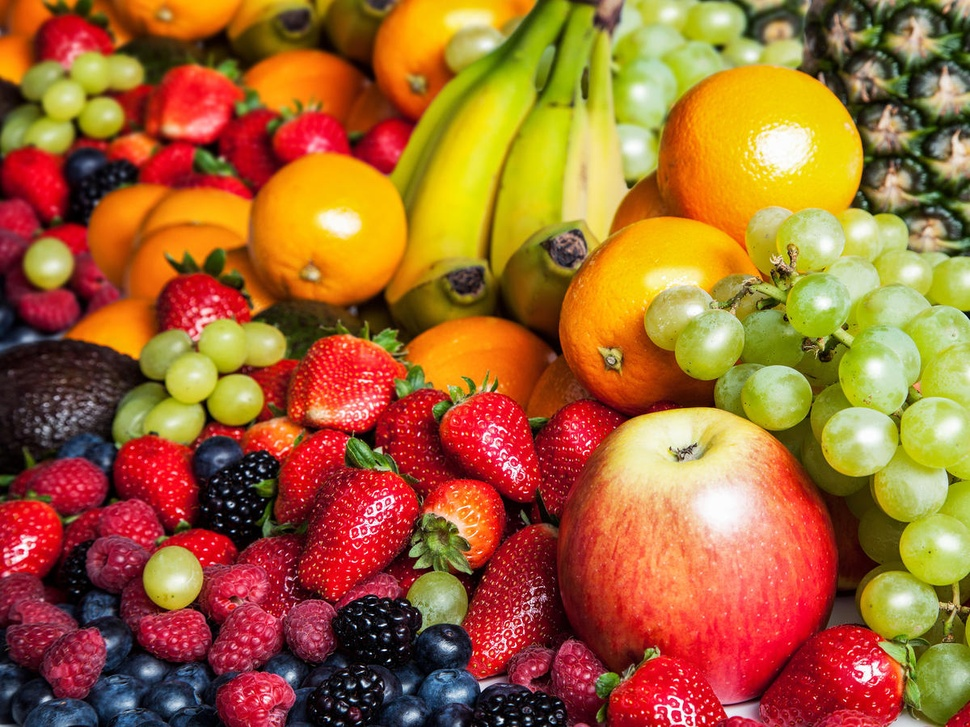
#> input picture Assignment_5/img/fruit.jpg, 970 x 727 px, shrunk from 1200 x 900 before the run
$ jupyter execute Assignment_5_1.ipynb
#> lines starting #> are read from the running program, lines starting #| are printed output that depends on the picture
[cell 1]
import cv2 as cv
import numpy as np
import matplotlib.pyplot as plt
import os
import math

# Utility Function

[cell 2]
def convertRGB2HSI(img):

    # Convert RGB to HSI
    width, height, channel = img.shape

    # Create a new image
    new_img = np.zeros((width, height, channel), dtype=np.float64)

    for i in range(width):
        for j in range(height):
            # Get RGB value
            red, green, blue = img[i, j, 2], img[i, j, 1], img[i, j, 0]
            red, green, blue = red / 255.0, green / 255.0, blue / 255.0

            # Convert RGB to HSI
            intensity = max([red, green, blue])
            delta = intensity - min([red, green, blue])

            if intensity == 0:
                saturation = 0
                hue = 0
            elif delta == 0:
                saturation = 0
                hue = 0
            else:
                saturation = delta / intensity

                hue = 0
                if red == intensity:
                    hue = (green - blue) / (delta * 6)
                elif green == intensity:
                    hue = (2.0 + ((blue - red) / delta)) / 6.0
                elif blue == intensity:
                    hue = (4.0 + ((red - green) / delta)) / 6.0

            hue = (hue + 1) % 1
            new_img[i, j] = [hue, saturation, intensity]

    return new_img

[cell 3]
def convertHSI2RGB(img):

    # Convert HSI to RGB
    width, height, channel = img.shape

    # Create a new image
    new_img = np.zeros((width, height, channel), dtype=np.uint8)

    for i in range(width):
        for j in range(height):
            # Get HSI value
            hue, saturation, intensity = img[i, j]

            r, g, b = 0.0, 0.0, 0.0

            H_prime = math.floor(hue * 6)
            F = (hue * 6) - H_prime
            P = intensity * (1 - saturation)
            Q = intensity * (1 - (F * saturation))
            T = intensity * (1 - ((1 - F) * saturation))

            if H_prime == 0:
                r = intensity
                g = T
                b = P
            elif H_prime == 1:
                r = Q
                g = intensity
                b = P
            elif H_prime == 2:
                r = P
                g = intensity
                b = T
            elif H_prime == 3:
                r = P
                g = Q
                b = intensity
            elif H_prime == 4:
                r = T
                g = P
                b = intensity
            elif H_prime == 5:
                r = intensity
                g = P
                b = Q

            new_img[i, j] = [r * 255, g * 255, b * 255]

    return new_img

# Complementary Function

[cell 4]
# Write A function to create complementary color image
def complementary_color_RGB(img):
    # Split the image into three channels
    b, g, r = cv.split(img)

    b = cv.bitwise_not(b)
    g = cv.bitwise_not(g)
    r = cv.bitwise_not(r)

    # Merge the three channels
    img = cv.merge([b, g, r])

    return img

[cell 5]
def complementary_color_HSI(img):
    complementary_img = img.copy()

    h, s, i = complementary_img[:, :, 0], complementary_img[:, :, 1], complementary_img[:, :, 2]
    h = (h + 0.5) % 1.0

    return complementary_img

# Processing

[cell 6]
# Remove the output folder if it exists
if os.path.exists("output/"):
    os.system("rm -rf output/")

os.mkdir("output/")
os.mkdir("output/5_1")

# Read image
fruit_path = "img/fruit.jpg"
fruit = cv.imread(fruit_path, cv.IMREAD_COLOR)
#> fruit is the input picture: shape (727, 970, 3); mean B, G, R 49, 101.4, 162.6
fruit_rgb = cv.cvtColor(fruit, cv.COLOR_BGR2RGB)
fruit_hsi = convertRGB2HSI(fruit_rgb)
#> after the loop in convertRGB2HSI, `for i in range(width):`:
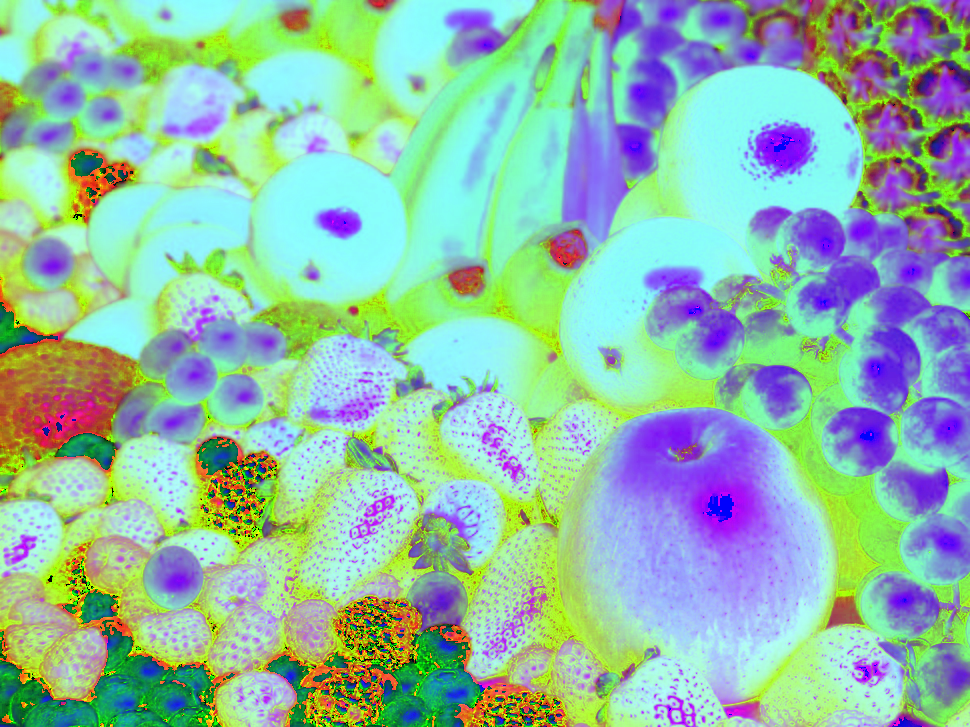
#> new_img: shape (727, 970, 3) float64; mean R, G, B 0.564, 0.738, 0.655

fruit_complementary_HSI = convertHSI2RGB(complementary_color_HSI(fruit_hsi))
#> in complementary_color_HSI, `h = (h + 0.5) % 1.0`:
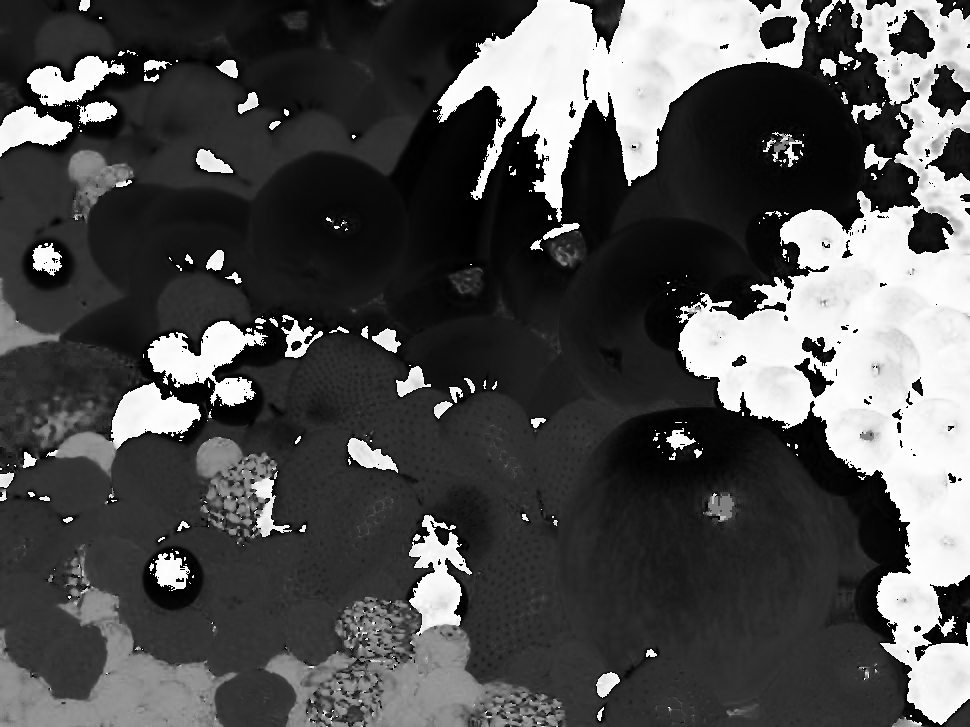
#> h: shape (727, 970) float64; min 0, max 0.999, mean 0.311
#> in convertHSI2RGB, `width, height, channel = img.shape`: width = 727; height = 970; channel = 3
#> after the loop in convertHSI2RGB, `for i in range(width):`:
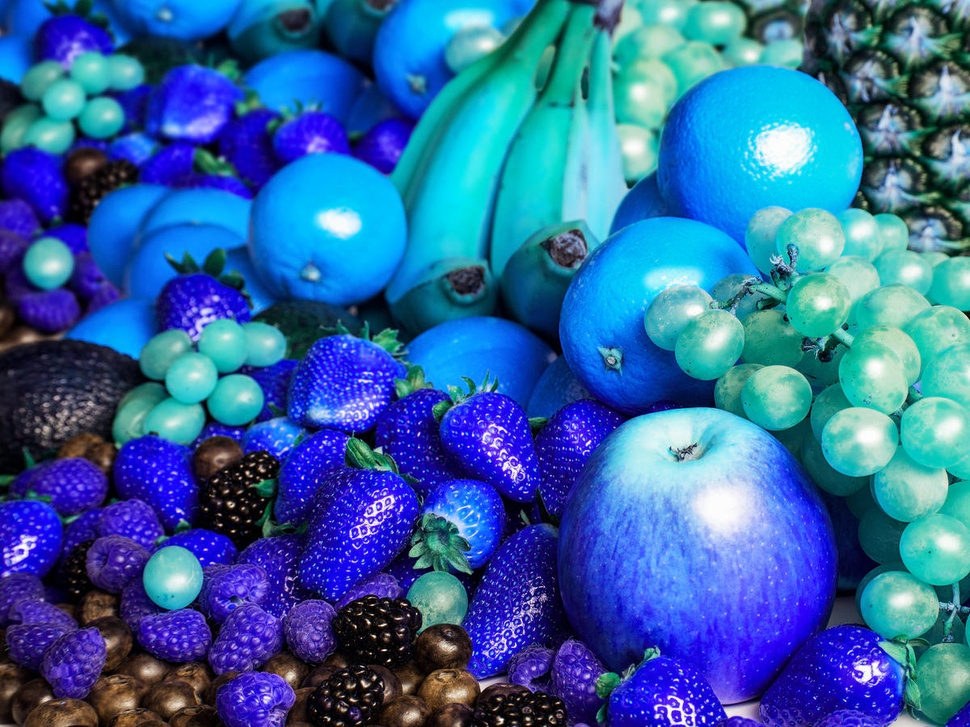
#> new_img: shape (727, 970, 3); mean R, G, B 48.6, 101.1, 162.5
fruit_complementary_RGB = complementary_color_RGB(fruit_rgb)
#> in complementary_color_RGB, `g = cv.bitwise_not(g)`:
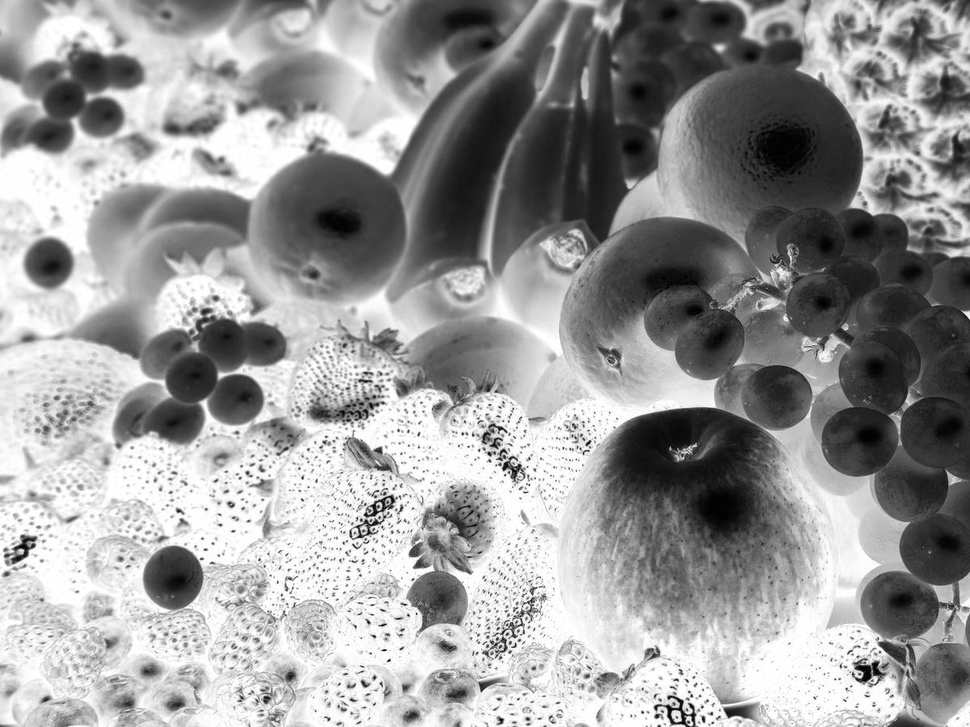
#> g: shape (727, 970); min 0, max 255, mean 153.6
#> in complementary_color_RGB, `r = cv.bitwise_not(r)`:
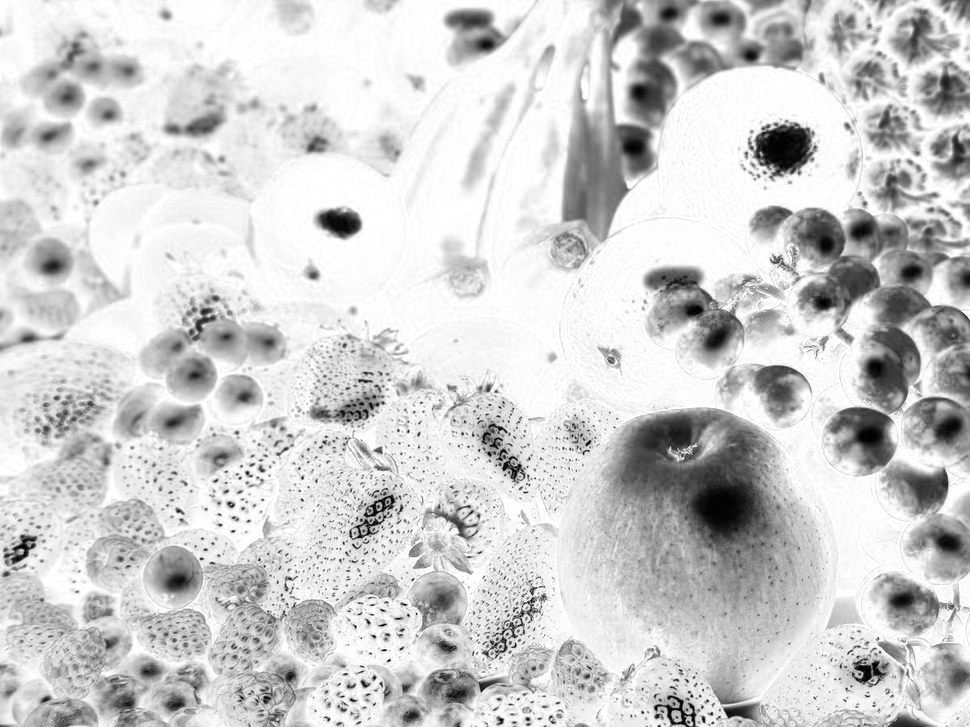
#> r: shape (727, 970); min 0, max 255, mean 206
#> in complementary_color_RGB, `img = cv.merge([b, g, r])`:
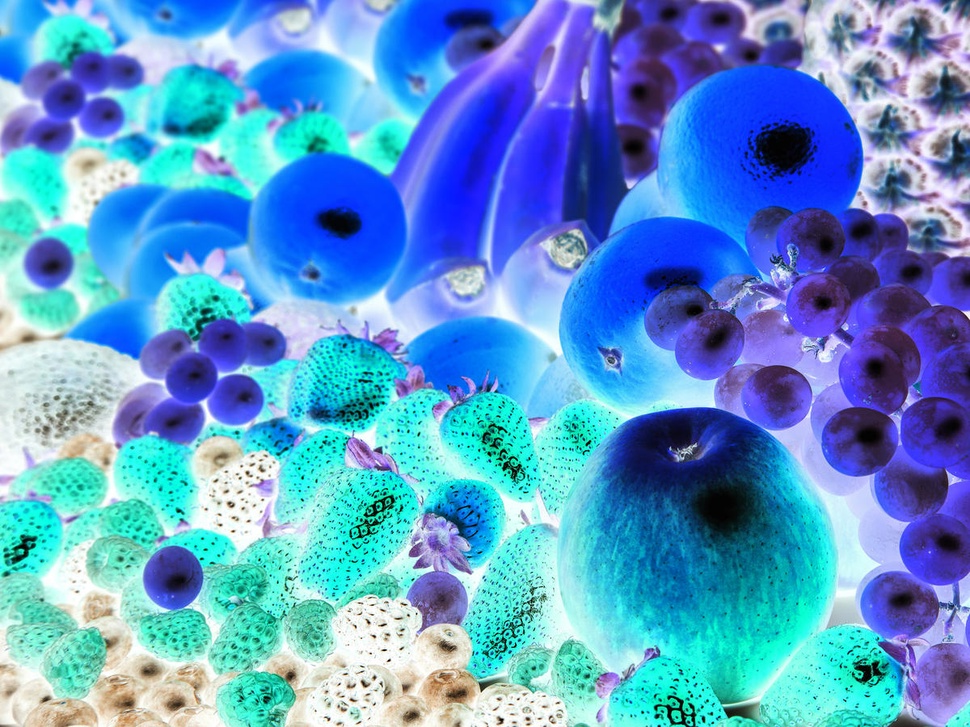
#> img: shape (727, 970, 3); mean R, G, B 92.4, 153.6, 206

cv.imwrite("output/5_1/5_1_complementary_RGB.jpg", cv.cvtColor(fruit_complementary_RGB, cv.COLOR_RGB2BGR))
cv.imwrite("output/5_1/5_1_complementary_HSI.jpg", cv.cvtColor(fruit_complementary_HSI, cv.COLOR_RGB2BGR))

fig, ax = plt.subplots(1, 3, figsize=(20, 10))
ax[0].imshow(cv.cvtColor(fruit, cv.COLOR_BGR2RGB))
ax[0].set_title("Original image")

ax[1].imshow(fruit_complementary_RGB)
ax[1].set_title("Complement RGB image")

ax[2].imshow(fruit_complementary_HSI)
ax[2].set_title("Complement HSI image")

plt.savefig("output/5_1/5_1.png")
plt.show()

$ run again, with Assignment_5/img/oranges.jpg copied over Assignment_5/img/fruit.jpg
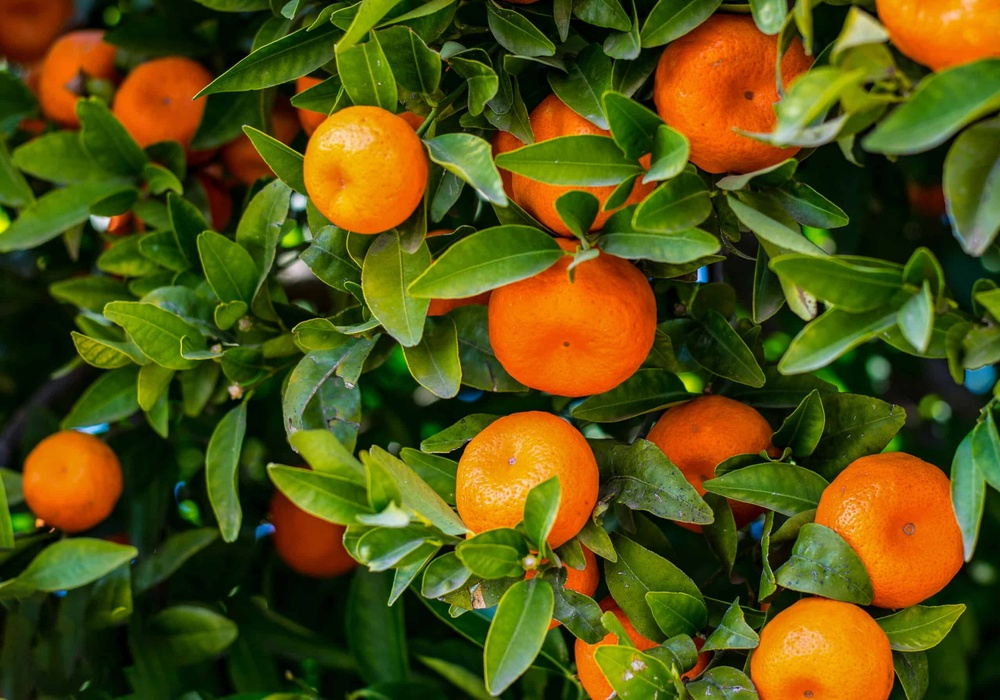
#> input picture Assignment_5/img/oranges.jpg, 1000 x 700 px, shrunk from 2560 x 1793 before the run
#> fruit is the input picture: shape (700, 1000, 3); mean B, G, R 17.2, 81.1, 85.8
#> in complementary_color_HSI, `h = (h + 0.5) % 1.0`:
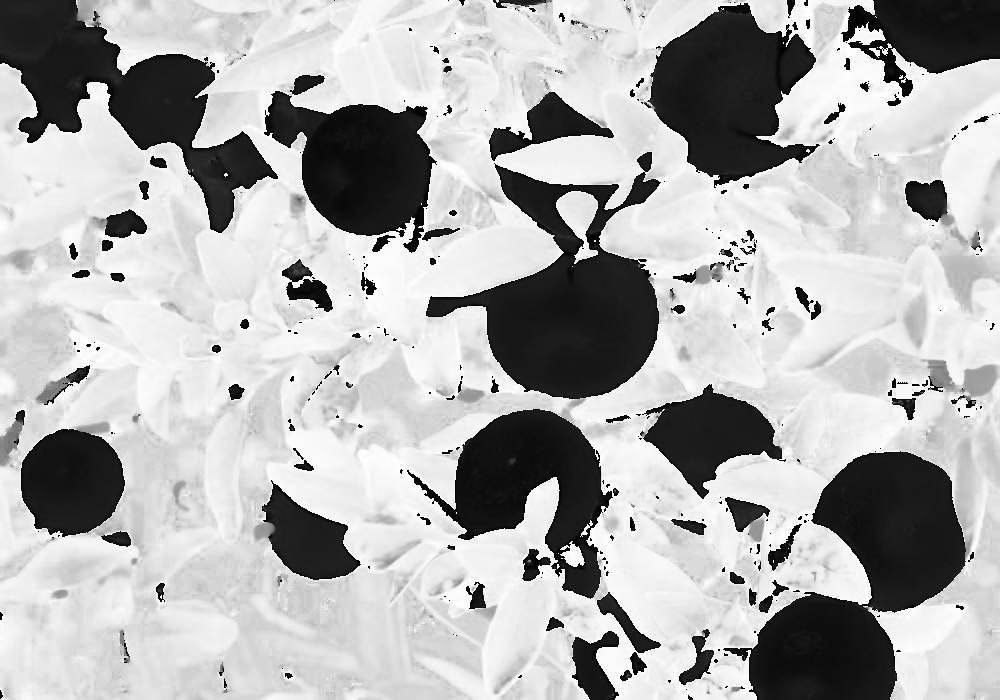
#> h: shape (700, 1000) float64; min 0, max 0.999, mean 0.69
#> in convertHSI2RGB, `width, height, channel = img.shape`: width = 700; height = 1000; channel = 3
#> in complementary_color_RGB, `img = cv.merge([b, g, r])`:
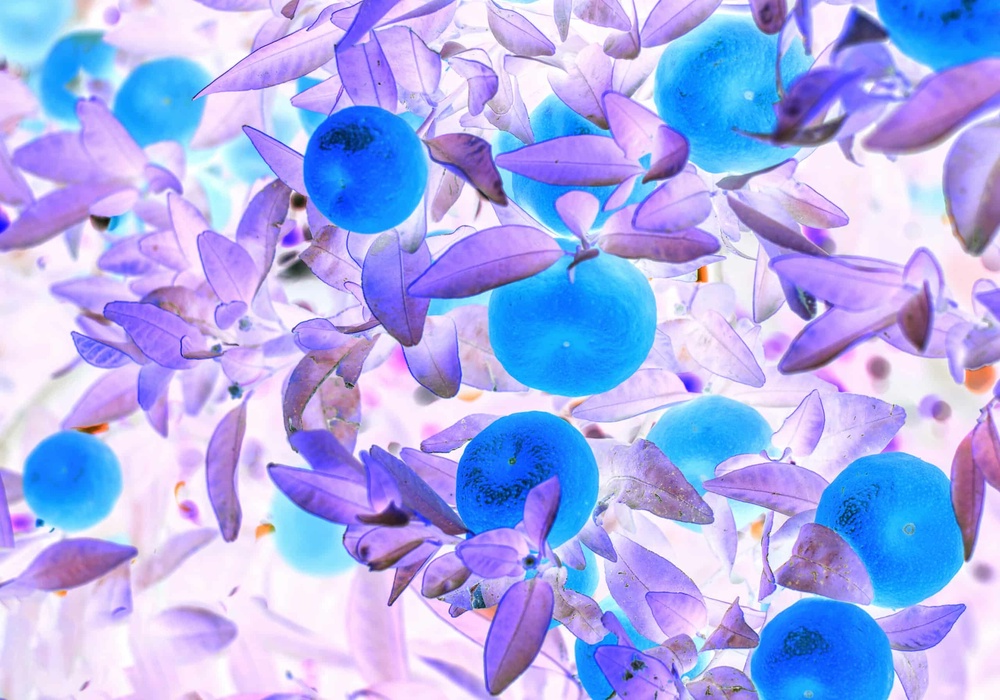
#> img: shape (700, 1000, 3); mean R, G, B 169.2, 173.9, 237.8
